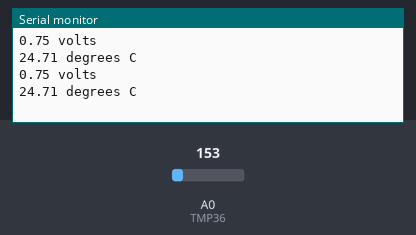
Bench run of a sketch on a simulated Arduino Uno, built with avr-gcc and run on an emulated ATmega328P. On the bench: the last lines printed to the serial monitor. Inputs (shaded band) come from the test bench; at power-on: A0 (TMP36) = 153.

Above: at 1.8 s.
1.9 s: A0 (TMP36) set to 165
At 2.8 s:
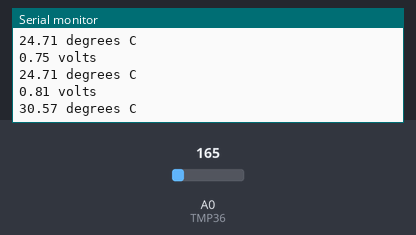
3.4 s: A0 (TMP36) set to 175
At 4.8 s:
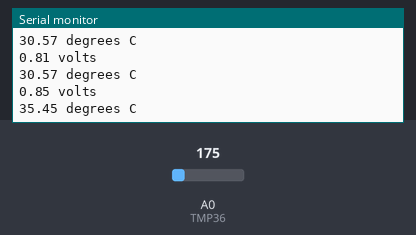
Timing chart, 0 to 6.4 s (numbered marks = the images above; inputs shaded):
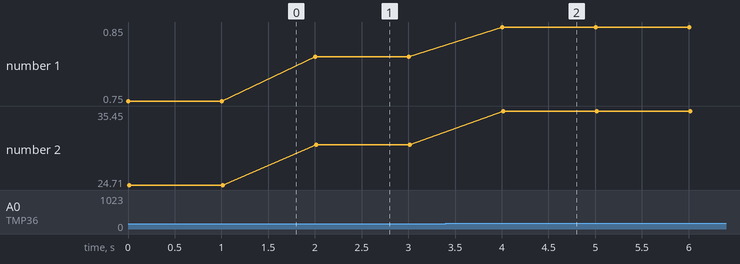

The sketch:

sketch_tmp36.ino
```cpp
int TMP36 = 0; //the analog pin the TMP36's Vout (sense) pin is connected to
                   //the resolution is 10 mV / degree centigrade with a
                   //500 mV offset to allow for negative temperatures

void setup()
{
  Serial.begin(9600);
}

void loop()
{
  // Get the reading from the temperature sensor (0 to 1023)
  int reading = analogRead(TMP36);

  // Convert the reading to a voltage (for 3.3v Arduinos use 3.3 instead of 5.0)
  float voltage = reading * 5.0;
  voltage /= 1024.0;

  // Print out the voltage
  Serial.print(voltage); Serial.println(" volts");

  // Convert to a temperature
  float temperatureC = (voltage - 0.5) * 100 ;  //converting from 10 mv per degree wit 500 mV offset
                                                //to degrees ((voltage - 500mV) times 100)

  // Print out the temperature
  Serial.print(temperatureC); Serial.println(" degrees C");

  delay(1000);
}
```

Measured:
- after the input at 1.9 s, the serial monitor: prints a new line after 0.10 s (image 1)
- after the input at 3.4 s, the serial monitor: prints a new line after 0.60 s (image 2)
- plotted number 1: 0.75 → 0.81 after the input at 1.9 s, 0.81 → 0.85 after the input at 3.4 s
- plotted number 2: 24.71 → 30.57 after the input at 1.9 s, 30.57 → 35.45 after the input at 3.4 s
